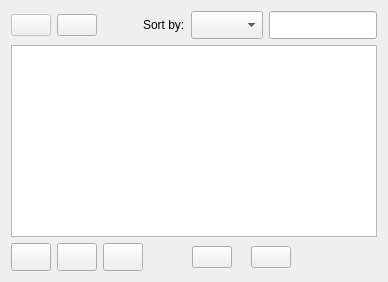
             <widget class="QWidget" name="projectsPage">
              <layout class="QGridLayout" name="gridLayout_7">
               <item row="0" column="0">
                <layout class="QGridLayout" name="projectsPageLayout">
                 <item row="2" column="0">
                  <layout class="QHBoxLayout" name="horizontalLayout_12">
                   <property name="topMargin">
                    <number>0</number>
                   </property>
                   <item>
                    <widget class="QPushButton" name="switchProjectsFakeButton">
                     <property name="enabled">
                      <bool>false</bool>
                     </property>
                     <property name="sizePolicy">
                      <sizepolicy hsizetype="Fixed" vsizetype="Fixed">
                       <horstretch>0</horstretch>
                       <verstretch>0</verstretch>
                      </sizepolicy>
                     </property>
                     <property name="minimumSize">
                      <size>
                       <width>35</width>
                       <height>0</height>
                      </size>
                     </property>
                     <property name="text">
                      <string/>
                     </property>
                    </widget>
                   </item>
                   <item>
                    <widget class="QPushButton" name="switchProcessingsButton">
                     <property name="sizePolicy">
                      <sizepolicy hsizetype="Fixed" vsizetype="Fixed">
                       <horstretch>0</horstretch>
                       <verstretch>0</verstretch>
                      </sizepolicy>
                     </property>
                     <property name="minimumSize">
                      <size>
                       <width>35</width>
                       <height>0</height>
                      </size>
                     </property>
                     <property name="text">
                      <string/>
                     </property>
                    </widget>
                   </item>
                   <item>
                    <spacer name="horizontalSpacer_4">
                     <property name="orientation">
                      <enum>Qt::Horizontal</enum>
                     </property>
                     <property name="sizeHint" stdset="0">
                      <size>
                       <width>40</width>
                       <height>20</height>
                      </size>
                     </property>
                    </spacer>
                   </item>
                   <item>
                    <widget class="QLabel" name="label_4">
                     <property name="text">
                      <string>Sort by:</string>
                     </property>
                    </widget>
                   </item>
                   <item>
                    <widget class="QComboBox" name="sortProjectsCombo">
                     <property name="minimumSize">
                      <size>
                       <width>0</width>
                       <height>28</height>
                      </size>
                     </property>
                    </widget>
                   </item>
                   <item>
                    <widget class="QLineEdit" name="filterProjects">
                     <property name="minimumSize">
                      <size>
                       <width>0</width>
                       <height>28</height>
                      </size>
                     </property>
                    </widget>
                   </item>
                  </layout>
                 </item>
                 <item row="3" column="0">
                  <widget class="QTableWidget" name="projectsTable"/>
                 </item>
                 <item row="6" column="0">
                  <layout class="QHBoxLayout" name="horizontalLayout_19">
                   <item>
                    <layout class="QHBoxLayout" name="horizontalLayout_3">
                     <property name="topMargin">
                      <number>0</number>
                     </property>
                     <item>
                      <widget class="QPushButton" name="createProject">
                       <property name="minimumSize">
                        <size>
                         <width>0</width>
                         <height>28</height>
                        </size>
                       </property>
                       <property name="text">
                        <string/>
                       </property>
                      </widget>
                     </item>
                     <item>
                      <widget class="QPushButton" name="deleteProject">
                       <property name="minimumSize">
                        <size>
                         <width>0</width>
                         <height>28</height>
                        </size>
                       </property>
                       <property name="text">
                        <string/>
                       </property>
                      </widget>
                     </item>
                     <item>
                      <widget class="QPushButton" name="updateProject">
                       <property name="minimumSize">
                        <size>
                         <width>0</width>
                         <height>28</height>
                        </size>
                       </property>
                       <property name="text">
                        <string/>
                       </property>
                      </widget>
                     </item>
                    </layout>
                   </item>
                   <item>
                    <spacer name="horizontalSpacer_11">
                     <property name="orientation">
                      <enum>Qt::Horizontal</enum>
                     </property>
                     <property name="sizeHint" stdset="0">
                      <size>
                       <width>40</width>
                       <height>20</height>
                      </size>
                     </property>
                    </spacer>
                   </item>
                   <item>
                    <widget class="QPushButton" name="projectsPreviousPageButton">
                     <property name="minimumSize">
                      <size>
                       <width>35</width>
                       <height>0</height>
                      </size>
                     </property>
                     <property name="text">
                      <string/>
                     </property>
                    </widget>
                   </item>
                   <item>
                    <widget class="QLabel" name="projectsPageLabel">
                     <property name="font">
                      <font>
                       <weight>50</weight>
                       <bold>false</bold>
                      </font>
                     </property>
                     <property name="text">
                      <string/>
                     </property>
                    </widget>
                   </item>
                   <item>
                    <widget class="QPushButton" name="projectsNextPageButton">
                     <property name="minimumSize">
                      <size>
                       <width>35</width>
                       <height>0</height>
                      </size>
                     </property>
                     <property name="text">
                      <string/>
                     </property>
                    </widget>
                   </item>
                   <item>
                    <spacer name="horizontalSpacer_13">
                     <property name="orientation">
                      <enum>Qt::Horizontal</enum>
                     </property>
                     <property name="sizeHint" stdset="0">
                      <size>
                       <width>40</width>
                       <height>20</height>
                      </size>
                     </property>
                    </spacer>
                   </item>
                   <item>
                    <spacer name="horizontalSpacer_16">
                     <property name="orientation">
                      <enum>Qt::Horizontal</enum>
                     </property>
                     <property name="sizeHint" stdset="0">
                      <size>
                       <width>40</width>
                       <height>20</height>
                      </size>
                     </property>
                    </spacer>
                   </item>
                  </layout>
                 </item>
                </layout>
               </item>
              </layout>
             </widget>
